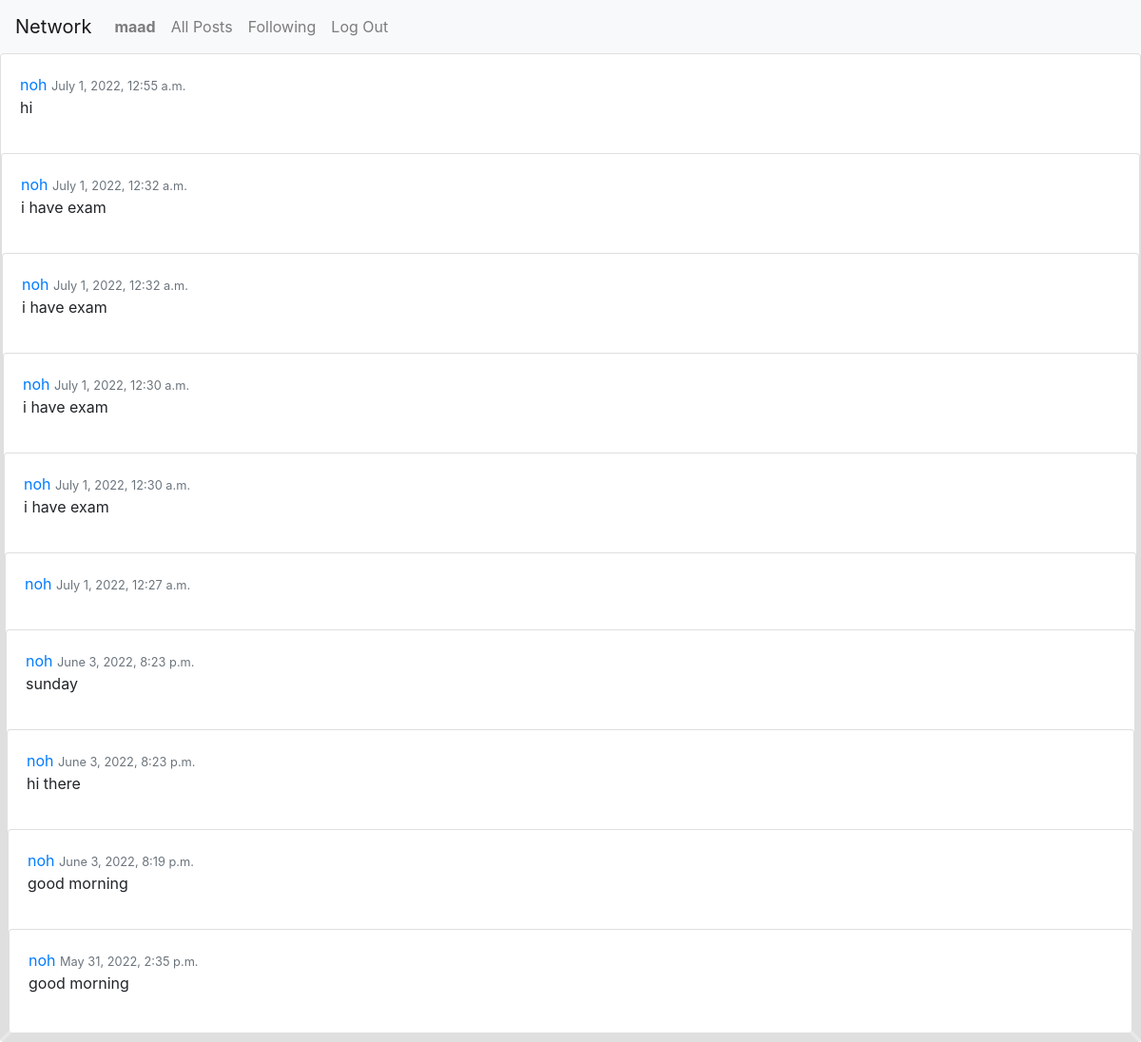
The app's page /followingPosts/ (signed in), older data.
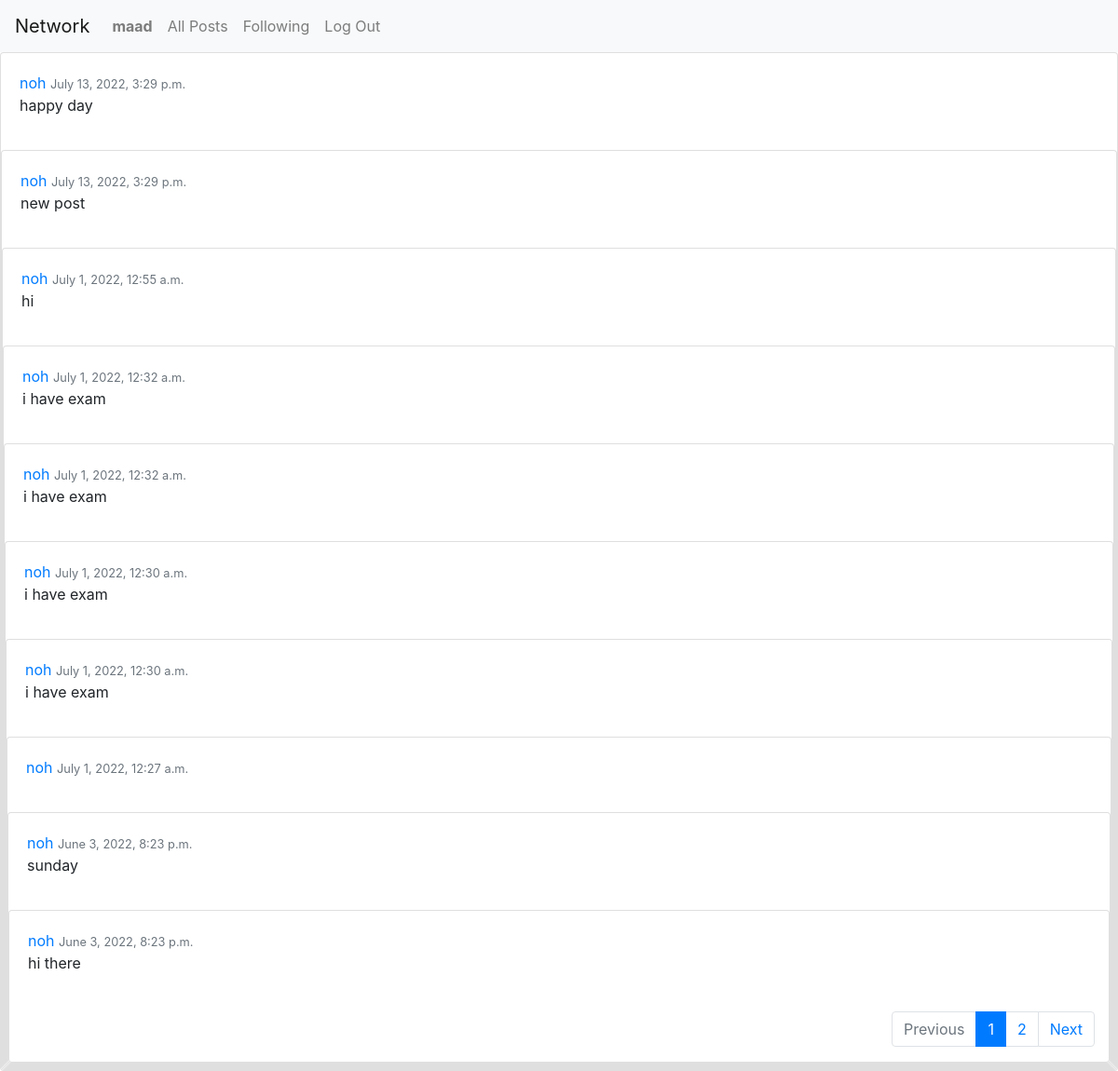
The same page, newer data.
### network/models.py (models this page shows, shortened)
class Post(models.Model):
  user = models.ForeignKey(User, on_delete=models.CASCADE, related_name="posts")
  content = models.TextField()
  date = models.DateTimeField(default=timezone.now)
  likes_count = models.IntegerField(default=0)
  likes = models.ManyToManyField("User",related_name="likes",blank=True)
  creation_date = models.DateTimeField(auto_now_add=True)
  class Meta:
        verbose_name = 'Post'
        verbose_name_plural = 'Posts'

class User(AbstractUser):
    pass

### network/views.py (the view)
# urls.py: path('followingPosts/', views.following_posts, name='following-posts'),
@login_required
def following_posts(request):
    f_posts=Post.objects.all().filter(user=None)
    following_list=Follower.objects.all().filter(user=request.user)
    for item in following_list:
        f_posts=Post.objects.all().filter(user=item.user_follower)
        f_posts=f_posts.order_by('-date')
        post_list_paginator=retPaginatorList(request,f_posts)
    return render (request,'network/following_posts.html', {'post_list':post_list_paginator,})

### network/views.py (called while the page is built)
def retPaginatorList(request, queryList):
    page = request.GET.get('page')
    mypge = Paginator(queryList, 10)
    try:
        resultList = mypge.page(page)
    except PageNotAnInteger:
        resultList = mypge.page(1)
    except EmptyPage:
        resultList = mypge.page(mypge.num_pages)
    return  resultList

### network/templates/network/following_posts.html (shortened to what this page needs)
{% extends "network/layout.html" %}
{% load crispy_forms_tags %}
{% load static %}
{% block body %}
{% if post_list %}
{% for item in post_list %}
    <div class="card">
                        <div class="card-actions">
                           <div class="card-body">
                           <a   href="{% url 'profile' item.user.id %}">{{item.user.username}}</a>
                            <small class="text-muted">{{ item.date}}</small>
                            <p class="article-content">{{ item.content }}</p>
                     </div>
{% endfor %}
<div class="col-md-12 mt-1">
   {% if post_list.has_other_pages %}
 <ul class="pagination justify-content-end">
   {% if post_list.has_previous %}
     <li class="page-item"><a class="page-link" href="?page={{ post_list.previous_page_number }}">Previous</a></li>
   {% else %}
   <li class="page-item disabled"><span class="page-link">Previous</span></li>
   {% endif %}
   {% for i in post_list.paginator.page_range %}
     {% if post_list.number == i %}
       <li class="page-item active"><span class="page-link">{{ i }} <span class="sr-only">(current)</span></span></li>
     {% else %}
       <li class="page-item"><a class="page-link" href="?page={{ i }}">{{ i }}</a></li>
     {% endif %}
   {% endfor %}
   {% if post_list.has_next %}
     <li class="page-item"><a class="page-link" href="?page={{ post_list.next_page_number }}">Next</a></li>
   {% else %}
     <li class="page-item disabled"><span class="page-link">Next</span></li>
   {% endif %}
 </ul>
{% endif %}
</div>
{% endif%}
{% endblock %}

Row changes from the older to the newer data that the page shows:
no longer on this page (row edited): Post: user.username "noh", date "June 3, 2022, 8:19 p.m.", content "good morning"
no longer on this page (row edited): Post: user.username "noh", date "May 31, 2022, 2:35 p.m.", content "good morning"
added Post: user.username "noh", date "July 13, 2022, 3:29 p.m.", content "happy day"
added Post: user.username "noh", date "July 13, 2022, 3:29 p.m.", content "new post"
Text that changed along with them:
text now shown: "Previous Next"
new list line: "1"
new list line: "2"
